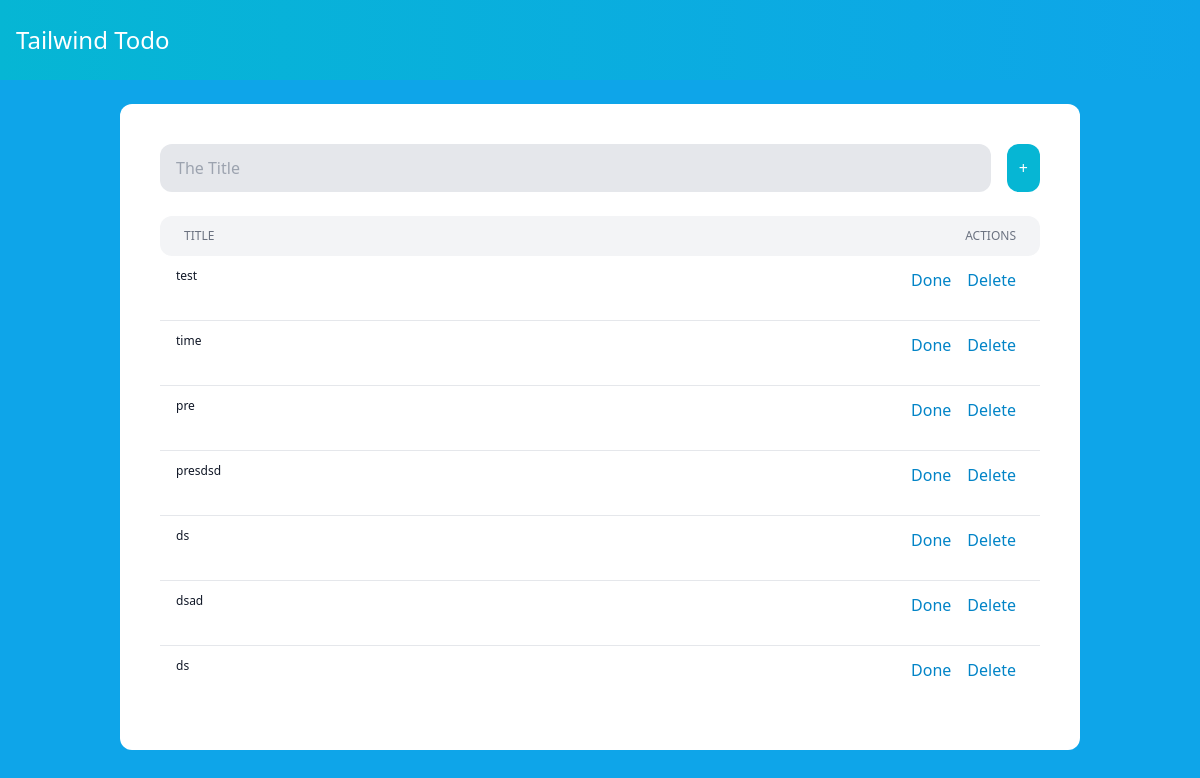
/, run on an earlier commit of the app's database.
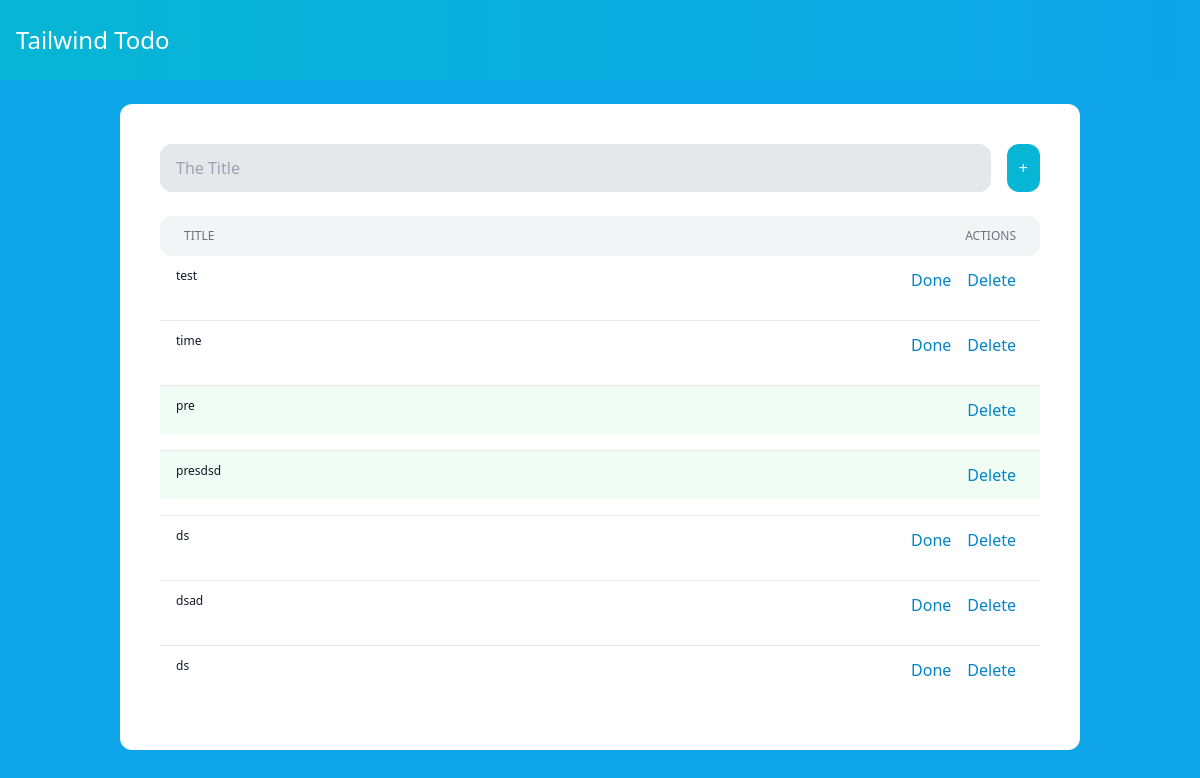
And on a later commit of the database.
### todo/models.py (models this page shows)
class Todo(models.Model):
    title = models.CharField(max_length=100)
    is_done = models.BooleanField(default=False)

### todo/views.py (the view)
# urls.py: path('', todos, name='todo'),
def todos(request):
    todos = Todo.objects.all()
    return render(request, 'todos.html', {'todos': todos})

### templates/todos.html (shortened to what this page needs)
<html lang="en">
<head>
</head>
<body class="bg-sky-500">
    <nav class="flex items-center justify-between px-4 py-6 text-center bg-gradient-to-r from-cyan-500 to-sky-500">
        <a href="/" class="text-2xl text-white">Tailwind Todo</a>
    </nav>
    <div class="w-4/5 my-6 mx-auto p-2 lg:p-10 bg-white rounded-xl">
        <form
            class="flex mb-6 space-x-4"
            hx-post="/add-todo/"
            hx-target="#todos"
            hx-swaps="afterend"
        >
            <input type="text" name="title" class="title flex-1 px-4 py-3 bg-gray-200 rounded-xl"
                placeholder="The Title">
            <button class="p-3 rounded-xl text-white bg-cyan-500 hover:bg-cyan-600">+</button>
        </form>
        <div class="flex py-3 rounded-xl bg-gray-100">
            <div class="w-4/5">
                <p class="px-6 text-xs font-medium text-gray-500 uppercase">Title</p>
            </div>
            <div class="hidden md:block w-1/5 px-6 text-right">
                <div class="text-xs font-medium text-gray-500 uppercase">Actions</div>
            </div>
        </div>
        <div class="divide-y divide-gray-200" id="todos">
            {% for todo in todos %}
                {% include 'partials/todo.html' %}
            {% endfor %}
        </div>
    </div>
</body>
<script src="https://cdn.tailwindcss.com"></script>
</html>

### templates/partials/todo.html
<form
    hx-put="/update/{{ todo.id }}/"
    hx-target="this"
    hx-swap="outerHTML"
>
    <article class="flex{% if todo.is_done %} bg-green-50{% endif %}">
        <div class="w-4/5 py-3">
            <p class="px-4 text-xs text-gray-900">{{ todo.title }}</p>
        </div>
        <div class="w-1/5 px-6 py-3 flex justify-end space-x-4">
            {% if not todo.is_done %}
                <button class="text-sky-600 hover:text-sky-900">
                    Done
                </button>
            {% endif %}
            <a
                href="#"
                class="text-sky-600 hover:text-sky-900"
                hx-confirm="Are you sure?"
                hx-target="closest form"
                hx-swap="outerHTML swap:1s"
                hx-delete="/delete/{{ todo.id }}"
            >
                Delete
            </a>
        </div>
    </article>
</form>

What changed in the data, as far as the page shows it:
changed Todo "pre": no longer shows "Done"
changed Todo "presdsd": no longer shows "Done"
